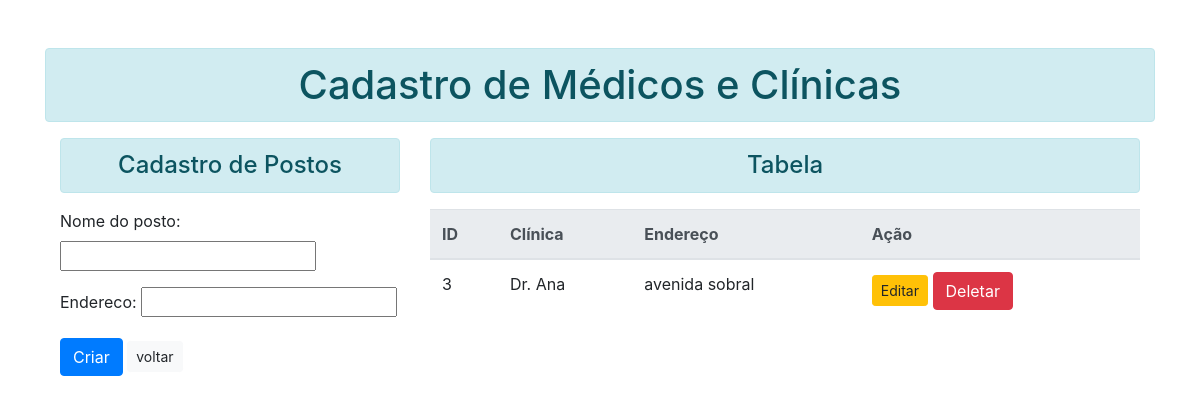
The app's page /cadastro-de-clinica, older data.
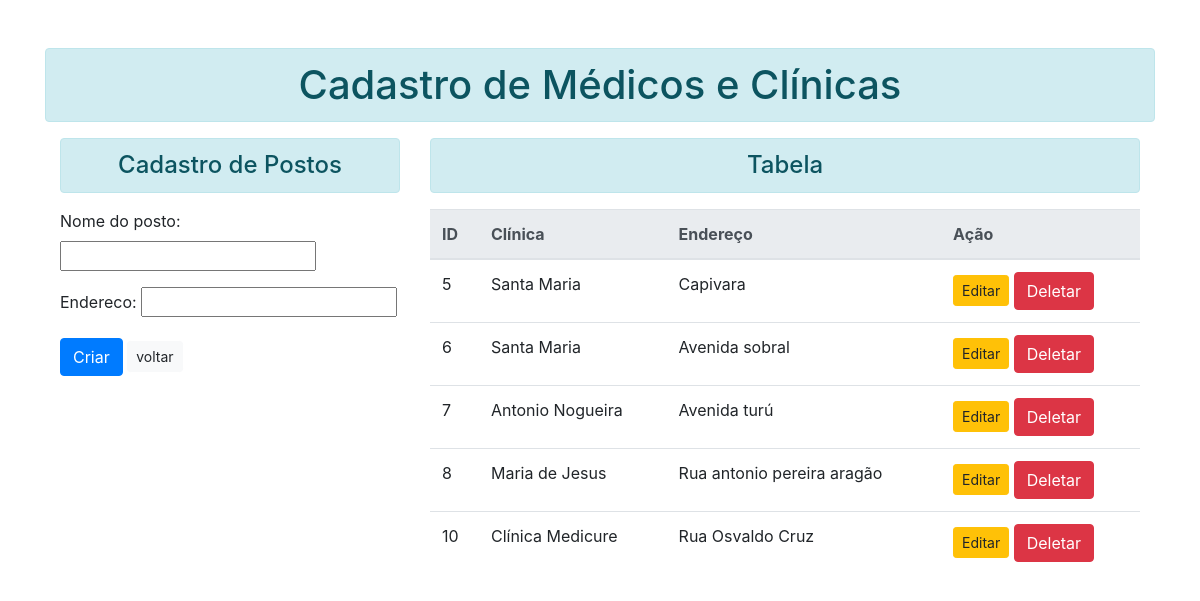
The same page, newer data.
### myapp/models.py (models this page shows)
class PostodeTrabalho(models.Model):
    nome_do_posto = models.CharField(max_length=55, blank=False, null=False)
    endereco = models.CharField(max_length=55, blank=False, null=False)

### myapp/views.py (the view)
# urls.py: path('cadastro-de-clinica', views.cadastro_de_clinica, name='cadastro-de-clinica'),
def cadastro_de_clinica(request):
    listar = PostodeTrabalho.objects.all()
    if request.method == 'POST':
        form = LocalPostoForms(request.POST)
        if form.is_valid():
            form.save()
    else:
        form = LocalPostoForms()
    return render(request, 'html/cadastro_postos.html', {'form': form, 'listar': listar})

### myapp/forms.py
class LocalPostoForms(forms.ModelForm):
    class Meta:
        model = PostodeTrabalho
        fields = ['nome_do_posto', 'endereco']

### myapp/templates/html/cadastro_postos.html (shortened to what this page needs)
{% extends "base.html" %}
{% block content %}
    <div class="container">
        <div class="row">
            <div class="col">
                <h4 class="text-center alert alert-info">Cadastro de Postos</h4>
                <form method="post">{% csrf_token %}
                    <div class="form-group">
                    {{form.as_p}}
                    </div>
                    <button type="submit" class="btn btn-primary">Criar</button>
                    <a href="{% url 'home'%}"class="btn btn-light btn-sm">voltar</a>
                </form>
            </div>
    <div class="col-sm-8">
    <h4 class="text-center alert alert-info">Tabela</h4>
    {% if listar %}
    <div>
    <table class="table table-hover">
        <thead class="thead-light">
            <tr>
                <th scope='col'>ID</th>
                <th scope="col">Clínica</th>
                <th scope="col">Endereço</th>
                <th scope="col">Ação</th>
            </tr>
            </thead>
            <tbody>
                {% for item in listar %}
                    <tr>
                    <td>{{item.id}}</td>
                    <td>{{item.nome_do_posto}}</td>
                    <td>{{item.endereco}}</td>
                    <td>
                        <a href="{% url 'editar-clinica' item.id%}"class="btn btn-warning btn-sm">Editar</a>
                        <form action="{% url 'deletar-clinica' item.id %}" method="post" class="d-inline">{% csrf_token %}
                            <input type="submit" class="btn btn-danger" value="Deletar">
                        </form>
                    </td>
                    </tr>
                {% endfor %}
            </tbody>
        </table>
      </div>
      {% endif %}
    </div>
    </div>
        </div>
    </div>
{% endblock content %}

Row changes from the older to the newer data that the page shows:
removed PostodeTrabalho: id "3", nome_do_posto "Dr. Ana", endereco "avenida sobral"
added PostodeTrabalho: id "5", nome_do_posto "Santa Maria", endereco "Capivara"
added PostodeTrabalho: id "6", nome_do_posto "Santa Maria", endereco "Avenida sobral"
added PostodeTrabalho: id "7", nome_do_posto "Antonio Nogueira", endereco "Avenida turú"
added PostodeTrabalho: id "8", nome_do_posto "Maria de Jesus", endereco "Rua antonio pereira aragão"
added PostodeTrabalho: id "10", nome_do_posto "Clínica Medicure", endereco "Rua Osvaldo Cruz"
